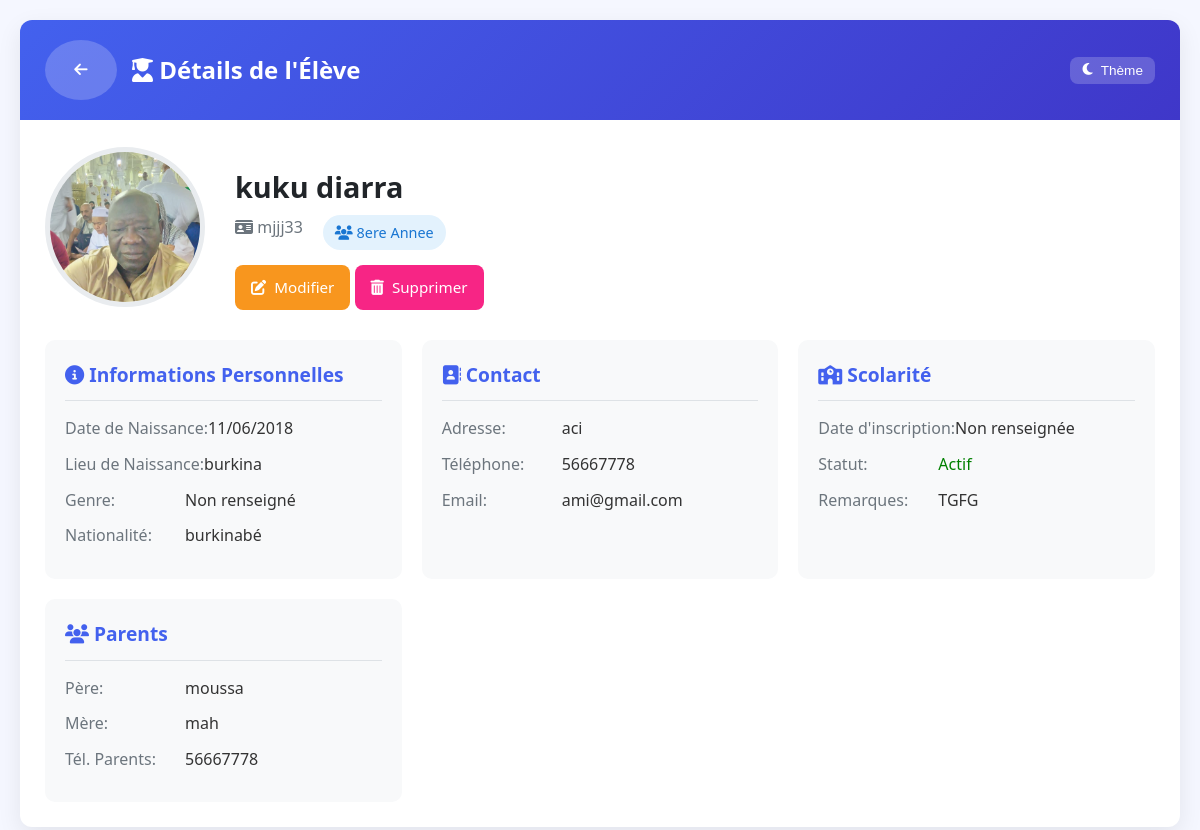
The page /voir_eleve.php?id=6 on the database its author committed.
### tables this page shows
CREATE TABLE `eleves` (
  `id` int(11) NOT NULL,
  `nom` varchar(100) DEFAULT NULL,
  `prenom` varchar(100) DEFAULT NULL,
  `photo` varchar(100) NOT NULL,
  `created_at` datetime NOT NULL,
  `date_naissance` date DEFAULT NULL,
  `classe` varchar(100) DEFAULT NULL,
  `genre` enum('M','F') DEFAULT NULL,
  `classe_id` int(11) DEFAULT NULL,
  `matricule` varchar(50) DEFAULT NULL,
  `date_inscription` date DEFAULT NULL,
  `statut` enum('actif','inactif') DEFAULT 'actif',
  `lieu_naissance` varchar(100) DEFAULT NULL,
  `nationalite` varchar(50) DEFAULT NULL,
  `nom_pere` varchar(50) DEFAULT NULL,
  `nom_mere` varchar(50) DEFAULT NULL,
  `tel_parent` varchar(20) DEFAULT NULL,
  `adresse` text DEFAULT NULL,
  `telephone` varchar(20) DEFAULT NULL,
  `email` varchar(100) DEFAULT NULL COMMENT 'Adresse email de l''élève',
  `remarques` text DEFAULT NULL COMMENT 'Remarques et observations sur l''élève'
);

CREATE TABLE `classes` (
  `id` int(11) NOT NULL,
  `nom` varchar(50) DEFAULT NULL,
  `annee` int(11) NOT NULL DEFAULT 1,
  `niveau` varchar(50) DEFAULT NULL
);

### voir_eleve.php (the view, shortened to what this page needs)
<?php
require_once './functions.php';
$eleveId = intval($_GET['id']);
$eleve = null;
try {
    $sql = "SELECT eleves.*, classes.nom AS classe_nom
            FROM eleves
            LEFT JOIN classes ON eleves.classe_id = classes.id
            WHERE eleves.id = :id";
    $stmt = $pdo->prepare($sql);
    $stmt->bindParam(':id', $eleveId, PDO::PARAM_INT);
    $stmt->execute();
    $eleve = $stmt->fetch(PDO::FETCH_ASSOC);
} catch (PDOException $e) {
    $error = "Erreur de base de données : " . $e->getMessage();
} catch (Exception $e) {
    $error = "Erreur : " . $e->getMessage();
}
?>
<!DOCTYPE html>
<html lang="fr">
<head>
  <link rel="stylesheet" href="https://cdnjs.cloudflare.com/ajax/libs/font-awesome/6.4.0/css/all.min.css">
</head>
<body>
  <div class="container">
    <div class="card">
      <div class="card-header">
        <div class="header-title">
          <a href="eleves.php" class="btn btn-back" title="Retour à la liste">
            <i class="fas fa-arrow-left"></i>
          </a>
          <h2><i class="fas fa-user-graduate"></i> Détails de l'Élève</h2>
        </div>
        <div class="header-actions">
          <button id="themeToggle" class="btn btn-sm" style="background: rgba(255,255,255,0.2); color: white;">
            <i class="fas fa-moon"></i> Thème
          </button>
        </div>
      </div>
      <div class="card-body">
        <?php if ($eleve): ?>
        <div class="profile-container">
          <div class="profile-header">
            <?php if (!empty($eleve['photo'])): ?>
              <img src="<?= htmlspecialchars($eleve['photo']) ?>" class="profile-photo" alt="Photo de <?= htmlspecialchars($eleve['prenom']) ?>">
            <?php else: ?>
              <div class="profile-photo-placeholder">
                <i class="fas fa-user-graduate"></i>
              </div>
            <?php endif; ?>
            <div class="profile-info">
              <h1 class="profile-name"><?= htmlspecialchars($eleve['prenom'] . ' ' . htmlspecialchars($eleve['nom'])) ?></h1>
              <div class="profile-meta">
                <span><i class="fas fa-id-card"></i> <?= htmlspecialchars($eleve['matricule']) ?></span>
                <?php if (!empty($eleve['classe_nom'])): ?>
                  <span class="profile-badge">
                    <i class="fas fa-users"></i> <?= htmlspecialchars($eleve['classe_nom']) ?>
                  </span>
                <?php endif; ?>
              </div>
              <div class="profile-actions">
                <a href="modifier_eleves.php?id=<?= $eleve['id'] ?>" class="btn btn-warning">
                  <i class="fas fa-edit"></i> Modifier
                </a>
                <a href="supprimer_eleves.php?id=<?= $eleve['id'] ?>" class="btn btn-danger" onclick="return confirm('Êtes-vous sûr de vouloir supprimer cet élève ? Cette action est irréversible.')">
                  <i class="fas fa-trash-alt"></i> Supprimer
                </a>
              </div>
            </div>
          </div>
          <div class="profile-details">
            <div class="detail-card">
              <h3><i class="fas fa-info-circle"></i> Informations Personnelles</h3>
              <div class="detail-row">
                <span class="detail-label">Date de Naissance:</span>
                <span class="detail-value"><?= $eleve['date_naissance'] ? htmlspecialchars(date('d/m/Y', strtotime($eleve['date_naissance']))) : 'Non renseignée' ?></span>
              </div>
              <div class="detail-row">
                <span class="detail-label">Lieu de Naissance:</span>
                <span class="detail-value"><?= !empty($eleve['lieu_naissance']) ? htmlspecialchars($eleve['lieu_naissance']) : 'Non renseigné' ?></span>
              </div>
              <div class="detail-row">
                <span class="detail-label">Genre:</span>
                <span class="detail-value">
                  <?php
                    if ($eleve['genre'] === 'M') echo 'Masculin';
                    elseif ($eleve['genre'] === 'F') echo 'Féminin';
                    else echo 'Non renseigné';
                  ?>
                </span>
              </div>
              <div class="detail-row">
                <span class="detail-label">Nationalité:</span>
                <span class="detail-value"><?= !empty($eleve['nationalite']) ? htmlspecialchars($eleve['nationalite']) : 'Non renseignée' ?></span>
              </div>
            </div>
            <div class="detail-card">
              <h3><i class="fas fa-address-book"></i> Contact</h3>
              <div class="detail-row">
                <span class="detail-label">Adresse:</span>
                <span class="detail-value"><?= !empty($eleve['adresse']) ? htmlspecialchars($eleve['adresse']) : 'Non renseignée' ?></span>
              </div>
              <div class="detail-row">
                <span class="detail-label">Téléphone:</span>
                <span class="detail-value"><?= !empty($eleve['telephone']) ? htmlspecialchars($eleve['telephone']) : 'Non renseigné' ?></span>
              </div>
              <div class="detail-row">
                <span class="detail-label">Email:</span>
                <span class="detail-value"><?= !empty($eleve['email']) ? htmlspecialchars($eleve['email']) : 'Non renseigné' ?></span>
              </div>
            </div>
            <div class="detail-card">
              <h3><i class="fas fa-school"></i> Scolarité</h3>
              <div class="detail-row">
                <span class="detail-label">Date d'inscription:</span>
                <span class="detail-value"><?= $eleve['date_inscription'] ? htmlspecialchars(date('d/m/Y', strtotime($eleve['date_inscription']))) : 'Non renseignée' ?></span>
              </div>
              <div class="detail-row">
                <span class="detail-label">Statut:</span>
                <span class="detail-value">
                  <?php
                    if ($eleve['statut'] === 'actif') echo '<span style="color: green;">Actif</span>';
                    elseif ($eleve['statut'] === 'inactif') echo '<span style="color: red;">Inactif</span>';
                    else echo 'Non renseigné';
                  ?>
                </span>
              </div>
              <?php if (!empty($eleve['remarques'])): ?>
              <div class="detail-row">
                <span class="detail-label">Remarques:</span>
                <span class="detail-value"><?= htmlspecialchars($eleve['remarques']) ?></span>
              </div>
              <?php endif; ?>
            </div>
            <?php if (!empty($eleve['nom_pere']) || !empty($eleve['nom_mere']) || !empty($eleve['tel_parent'])): ?>
            <div class="detail-card">
              <h3><i class="fas fa-users"></i> Parents</h3>
              <?php if (!empty($eleve['nom_pere'])): ?>
              <div class="detail-row">
                <span class="detail-label">Père:</span>
                <span class="detail-value"><?= htmlspecialchars($eleve['nom_pere']) ?></span>
              </div>
              <?php endif; ?>
              <?php if (!empty($eleve['nom_mere'])): ?>
              <div class="detail-row">
                <span class="detail-label">Mère:</span>
                <span class="detail-value"><?= htmlspecialchars($eleve['nom_mere']) ?></span>
              </div>
              <?php endif; ?>
              <?php if (!empty($eleve['tel_parent'])): ?>
              <div class="detail-row">
                <span class="detail-label">Tél. Parents:</span>
                <span class="detail-value"><?= htmlspecialchars($eleve['tel_parent']) ?></span>
              </div>
              <?php endif; ?>
            </div>
            <?php endif; ?>
          </div>
        </div>
        <?php endif; ?>
      </div>
    </div>
  </div>
</body>
</html>

### voir_eleve.php (style rules this page uses)
:root { --primary: #4361ee; --primary-dark: #3a56d4; --secondary: #3f37c9; --success: #4cc9f0; --warning: #f8961e; --danger: #f72585; --light: #f8f9fa; --dark: #212529; --gray: #6c757d; --border-radius: 12px; --box-shadow: 0 8px 24px rgba(0, 0, 0, 0.08); }
body { font-family: 'Segoe UI', system-ui, -apple-system, sans-serif; background-color: #f5f7ff; color: #333; line-height: 1.6; margin: 0; padding: 20px; }
.container { max-width: 1200px; margin: 0 auto; }
.card { background: white; border-radius: var(--border-radius); box-shadow: var(--box-shadow); overflow: hidden; margin-bottom: 30px; }
.card-header { background: linear-gradient(135deg, var(--primary), var(--secondary)); color: white; padding: 20px 25px; display: flex; justify-content: space-between; align-items: center; }
.header-title { display: flex; align-items: center; gap: 15px; }
.header-actions { display: flex; gap: 10px; }
.card-header h2 { margin: 0; font-weight: 600; font-size: 1.5rem; }
.btn { display: inline-flex; align-items: center; justify-content: center; gap: 8px; padding: 10px 16px; border-radius: 8px; font-weight: 500; cursor: pointer; transition: all 0.2s ease; text-decoration: none; border: none; font-size: 0.95rem; }
.btn-sm { padding: 6px 12px; font-size: 0.85rem; }
.btn-warning { background-color: var(--warning); color: white; }
.btn-danger { background-color: var(--danger); color: white; }
.btn-back { background: rgba(255, 255, 255, 0.2); color: white; border-radius: 50%; width: 40px; height: 40px; display: flex; align-items: center; justify-content: center; }
.profile-container { display: flex; flex-direction: column; gap: 30px; padding: 25px; }
.profile-header { display: flex; gap: 30px; align-items: center; }
.profile-photo { width: 150px; height: 150px; border-radius: 50%; object-fit: cover; border: 5px solid #e9ecef; }
.profile-info { flex: 1; }
.profile-name { font-size: 1.8rem; font-weight: 600; margin-bottom: 5px; color: var(--dark); }
.profile-meta { display: flex; gap: 20px; margin-bottom: 15px; color: var(--gray); }
.profile-badge { background: #e3f2fd; color: #1976d2; padding: 6px 12px; border-radius: 20px; font-weight: 500; font-size: 0.9rem; }
.profile-details { display: grid; grid-template-columns: repeat(auto-fill, minmax(300px, 1fr)); gap: 20px; }
.detail-card { background: #f8f9fa; border-radius: 10px; padding: 20px; }
.detail-card h3 { margin-top: 0; margin-bottom: 15px; color: var(--primary); font-size: 1.2rem; border-bottom: 1px solid #dee2e6; padding-bottom: 10px; }
.detail-row { display: flex; margin-bottom: 10px; }
.detail-label { font-weight: 500; color: var(--gray); min-width: 120px; }
.detail-value { flex: 1; }

### rows shown on the page
eleves: photo (picture), prenom+nom "kuku diarra", matricule "mjjj33", classe.nom "8ere Annee", date_naissance "11/06/2018", lieu_naissance "burkina", nationalite "burkinabé", adresse "aci", telephone "56667778", email "ami@gmail.com", remarques "TGFG", nom_pere "moussa", nom_mere "mah", tel_parent "56667778"
